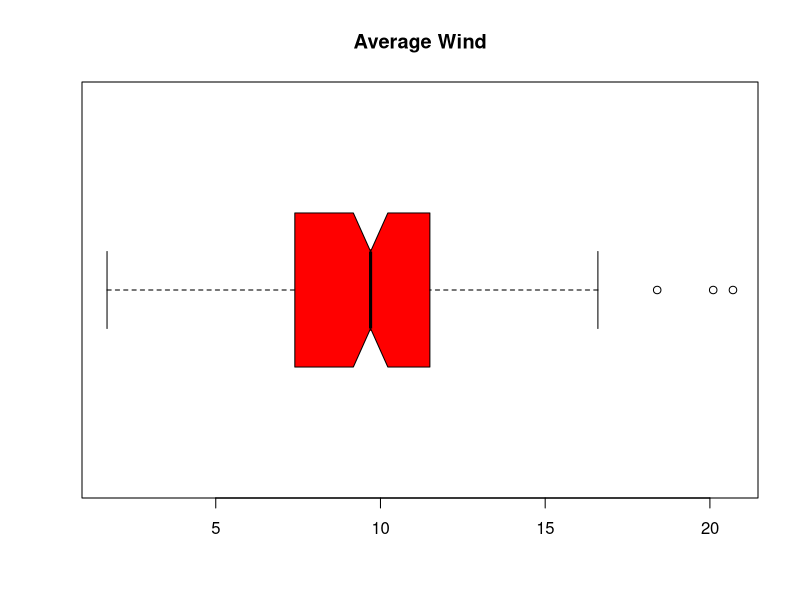

Here is the R script that generated this plot:
data(airquality)
boxplot(airquality$Wind, main="Average Wind", col = "red", border = "black", horizontal = TRUE, notch=TRUE)